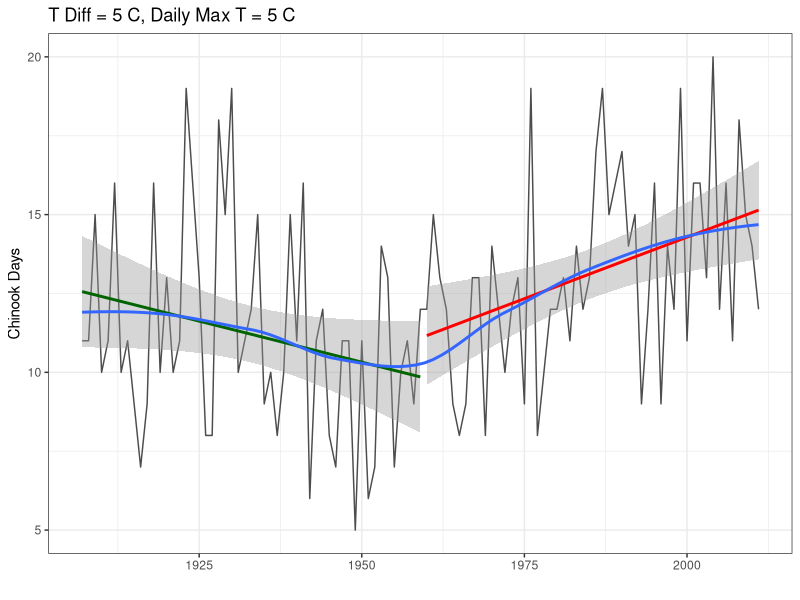

The R source for this figure:
###################################
#
# Are Chinooks more common now (in Calgary)?
#
###################################
# M Chernos December 2015
library('dplyr')
library('lubridate')
library('ggplot2')

# Function to convert factors to numeric
f2n = function(x){as.numeric(as.character(x))}

# Read the data
yyc = read.csv('calgary_intl1.csv')

# Daily difference
yyc$Tdiff = c(NA, diff(f2n(yyc$maxT),1) ) 

# Chinook defined as:
mT = 5                  # Daily maxT > 0
mnts =  c(11,12,1,2,3)  # - Nov - March
tdif = 5                # - Tdiff > 5 C

chinooks = yyc %>%
  filter(Month %in% mnts & f2n(maxT) > mT & Tdiff > tdif) %>%
  group_by(Year) %>%
  summarize(Chinook_Days = length(Tdiff)) 


ggplot(data = chinooks, aes(x = Year, y = Chinook_Days)) + 
  geom_line(color = 'grey30') + 
  stat_smooth(data = subset(chinooks, Year > 1959), method = 'lm', color = 'red') + 
  stat_smooth(data = subset(chinooks, Year < 1960), method = 'lm', color = 'darkgreen') + 
  stat_smooth(se = F) + 
  theme_bw() + 
  labs(x = '', y = 'Chinook Days', 
       title = paste('T Diff =', tdif ,'C, Daily Max T =', mT,'C'))


# Check Significance of post-1960 linear regressions
summary(lm(data = subset(chinooks, Year > 1959), formula = Year~Chinook_Days))
